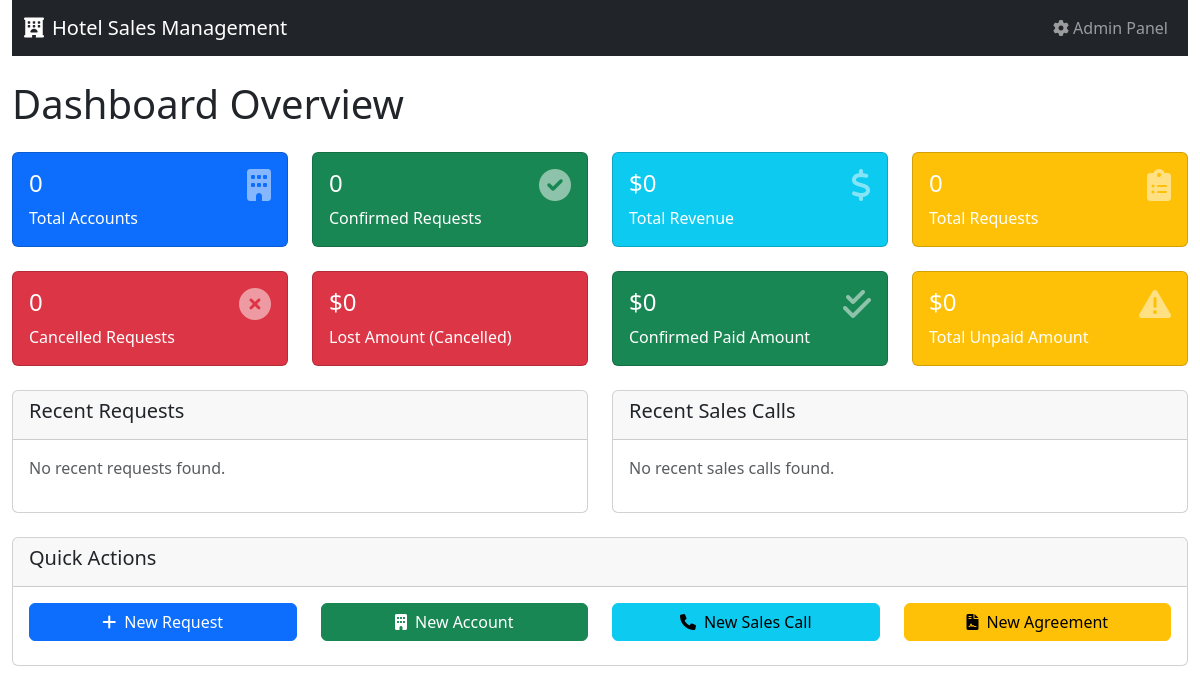
Before: /dashboard/ with the older database file.
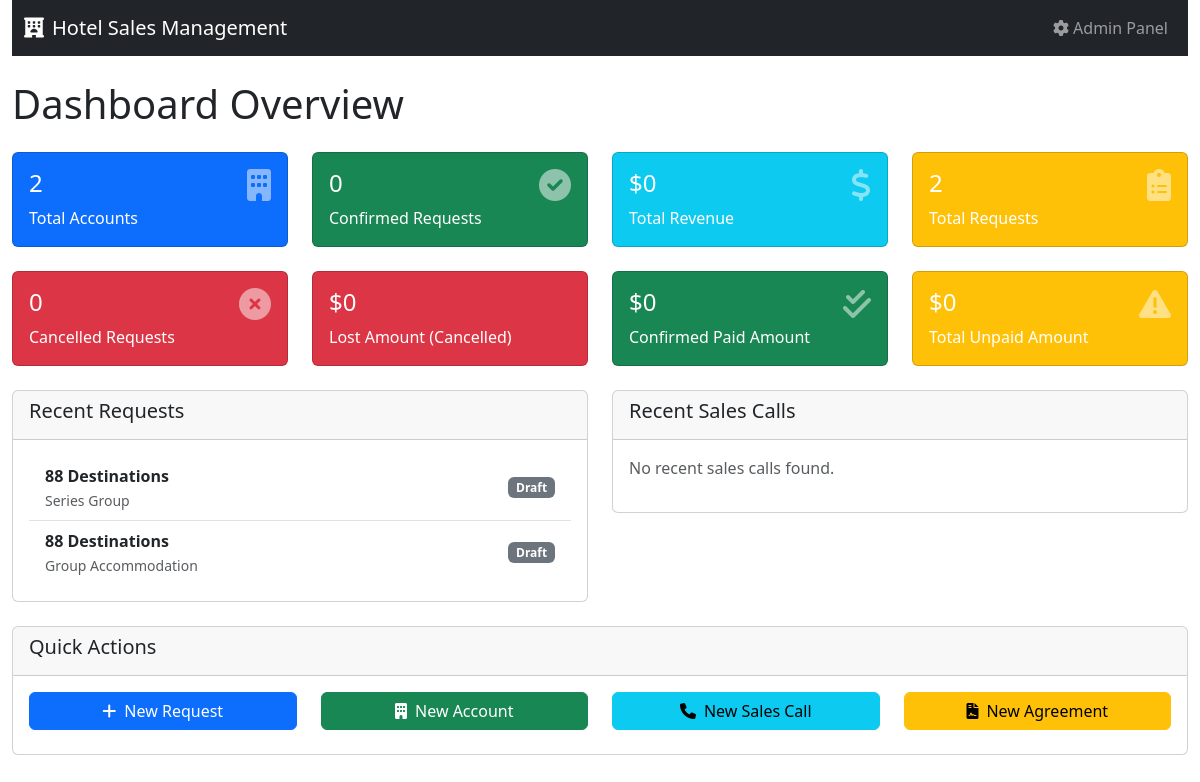
After: the same page with the newer database file.
### requests/models.py (models this page shows, shortened)
class Request(models.Model):
    REQUEST_TYPES = [
        ('Group Accommodation', 'Group Accommodation (10+ rooms)'),
        ('Individual Accommodation', 'Individual Accommodation (1-9 rooms)'),
        ('Event with Rooms', 'Event with Rooms'),
        ('Event without Rooms', 'Event without Rooms'),
        ('Series Group', 'Series Group (multiple dates)'),
    ]
    STATUS_CHOICES = [
        ('Draft', 'Draft'),
        ('Confirmed', 'Confirmed'),
        ('Cancelled', 'Cancelled'),
        ('Pending', 'Pending'),
        ('Paid', 'Paid'),
        ('Partially Paid', 'Partially Paid'),
    ]
    MEAL_PLAN_CHOICES = [
        ('RO', 'Room Only'),
        ('BB', 'Bed & Breakfast'),
        ('HB', 'Half Board (Breakfast + Dinner)'),
        ('FB', 'Full Board (All Meals)'),
    ]
    request_type = models.CharField(max_length=30, choices=REQUEST_TYPES)
    account = models.ForeignKey(Account, on_delete=models.CASCADE, related_name='requests')
    confirmation_number = models.CharField(max_length=50, unique=True, blank=True, null=True)
    request_received_date = models.DateField(default=timezone.localdate)
    check_in_date = models.DateField(null=True, blank=True)
    check_out_date = models.DateField(null=True, blank=True)
    nights = models.PositiveIntegerField(null=True, blank=True, editable=False, help_text="Automatically calculated")
    meal_plan = models.CharField(max_length=2, choices=MEAL_PLAN_CHOICES, default='RO')
    status = models.CharField(max_length=20, choices=STATUS_CHOICES, default='Draft')
    cancellation_reason = models.TextField(blank=True, help_text="Only required when status is Cancelled")
    offer_acceptance_deadline = models.DateField(null=True, blank=True)
    deposit_deadline = models.DateField(null=True, blank=True)
    full_payment_deadline = models.DateField(null=True, blank=True)
    total_cost = models.DecimalField(max_digits=10, decimal_places=2, default=Decimal('0.00'), validators=[MinValueValidator(Decimal('0.00'))], editable=False, help_text="Automatically calculated from room entries and transportation")
    total_rooms = models.PositiveIntegerField(default=0, editable=False, help_text="Total number of rooms across all entries")
    total_room_nights = models.PositiveIntegerField(default=0, editable=False, help_text="Total room nights (rooms × nights)")
    deposit_amount = models.DecimalField(max_digits=10, decimal_places=2, default=Decimal('0.00'), validators=[MinValueValidator(Decimal('0.00'))])
    paid_amount = models.DecimalField(max_digits=10, decimal_places=2, default=Decimal('0.00'), validators=[MinValueValidator(Decimal('0.00'))])
    agreement_file = models.FileField(upload_to='agreements/', blank=True, null=True)
    created_at = models.DateTimeField(default=timezone.now)
    updated_at = models.DateTimeField(auto_now=True)
    notes = models.TextField(blank=True)
    if TYPE_CHECKING:
        room_entries: 'RelatedManager[RoomEntry]'
        transportation_entries: 'RelatedManager[Transportation]'
        event_agendas: 'RelatedManager[EventAgenda]'
        series_entries: 'RelatedManager[SeriesGroupEntry]'
    class Meta:
        ordering = ['-created_at']

### accounts/models.py (models this page shows, shortened)
class Account(models.Model):
    ACCOUNT_TYPES = [
        ('Company', 'Company'),
        ('Government', 'Government'),
        ('Travel Agency', 'Travel Agency'),
    ]
    name = models.CharField(max_length=200, help_text="Company/Organization name")
    account_type = models.CharField(max_length=20, choices=ACCOUNT_TYPES)
    contact_person = models.CharField(max_length=100)
    position = models.CharField(max_length=100, blank=True)
    phone = models.CharField(max_length=20, blank=True)
    email = models.EmailField(blank=True)
    created_at = models.DateTimeField(default=timezone.now)
    class Meta:
        unique_together = ['name', 'account_type']
        ordering = ['name']

### dashboard/views.py (the view)
# urls.py: path('dashboard/', dashboard_view, name='dashboard'),
def dashboard_view(request):
    total_accounts = Account.objects.count()
    total_requests = Request.objects.count()
    confirmed_requests = Request.objects.filter(status='Confirmed').count()
    cancelled_requests = Request.objects.filter(status='Cancelled').count()
    paid_requests = Request.objects.filter(status='Paid').count()
    total_revenue = Request.objects.filter(status='Paid').aggregate(
        total=Sum('paid_amount'))['total'] or 0
    pending_revenue = Request.objects.filter(
        Q(status='Confirmed') | Q(status='Partially Paid')).aggregate(
        total=Sum('total_cost'))['total'] or 0
    cancelled_lost_amount = Request.objects.filter(status='Cancelled').aggregate(
        total=Sum('total_cost'))['total'] or 0
    confirmed_paid_amount = Request.objects.filter(status='Paid').aggregate(
        total=Sum('paid_amount'))['total'] or 0
    unpaid_total = 0
    non_cancelled_requests = Request.objects.exclude(status='Cancelled').exclude(status='Paid')
    for req in non_cancelled_requests:
        unpaid_amount = req.total_cost - req.paid_amount
        if unpaid_amount > 0:
            unpaid_total += unpaid_amount
    request_types = Request.objects.values('request_type').annotate(
        count=Count('id')).order_by('-count')
    recent_requests = Request.objects.order_by('-created_at')[:5]
    recent_sales_calls = SalesCall.objects.order_by('-visit_date')[:5]
    approaching_deadlines = Agreement.objects.filter(
        return_deadline__lte=date.today() + timedelta(days=30),
        return_deadline__gte=date.today(),
        status__in=['Draft', 'Sent']
    )
    overdue_followups = SalesCall.objects.filter(
        follow_up_required=True,
        follow_up_completed=False,
        follow_up_date__lt=date.today()
    )
    context = {
        'total_accounts': total_accounts,
        'total_requests': total_requests,
        'confirmed_requests': confirmed_requests,
        'cancelled_requests': cancelled_requests,
        'paid_requests': paid_requests,
        'total_revenue': total_revenue,
        'pending_revenue': pending_revenue,
        'cancelled_lost_amount': cancelled_lost_amount,
        'confirmed_paid_amount': confirmed_paid_amount,
        'unpaid_total': unpaid_total,
        'request_types': request_types,
        'recent_requests': recent_requests,
        'recent_sales_calls': recent_sales_calls,
        'approaching_deadlines': approaching_deadlines,
        'overdue_followups': overdue_followups,
    }
    return render(request, 'dashboard/dashboard.html', context)

### dashboard/templates/dashboard/dashboard.html (shortened to what the changed rows need)
<!DOCTYPE html>
<html lang="en">
<head>
    <link href="https://cdn.jsdelivr.net/npm/bootstrap@5.3.0/dist/css/bootstrap.min.css" rel="stylesheet">
    <link href="https://cdnjs.cloudflare.com/ajax/libs/font-awesome/6.0.0/css/all.min.css" rel="stylesheet">
</head>
<body>
    <div class="container-fluid">
        <div class="row mt-4">
            <div class="col-12">
                <h1 class="mb-4">Dashboard Overview</h1>
            </div>
        </div>
        <div class="row mb-4">
            <div class="col-md-3">
                <div class="card bg-primary text-white">
                    <div class="card-body">
                        <div class="d-flex justify-content-between">
                            <div>
                                <h4>{{ total_accounts }}</h4>
                                <p class="mb-0">Total Accounts</p>
                            </div>
                        </div>
                    </div>
                </div>
            </div>
            <div class="col-md-3">
                <div class="card bg-warning text-white">
                    <div class="card-body">
                        <div class="d-flex justify-content-between">
                            <div>
                                <h4>{{ total_requests }}</h4>
                                <p class="mb-0">Total Requests</p>
                            </div>
                        </div>
                    </div>
                </div>
            </div>
        </div>
        <div class="row">
            <div class="col-md-6">
                <div class="card">
                    <div class="card-body">
                        {% if recent_requests %}
                            <div class="list-group list-group-flush">
                                {% for request in recent_requests %}
                                <div class="list-group-item d-flex justify-content-between align-items-center">
                                    <div>
                                        <strong>{{ request.account.name }}</strong><br>
                                        <small class="text-muted">{{ request.request_type }}</small>
                                    </div>
                                    <span class="badge bg-secondary">{{ request.status }}</span>
                                </div>
                                {% endfor %}
                            </div>
                        {% else %}
                            <p class="text-muted">No recent requests found.</p>
                        {% endif %}
                    </div>
                </div>
            </div>
        </div>
    </div>
</body>
</html>

Changed rows visible on the page:
added Request: account.name "88 Destinations", request_type "Series Group", status "Draft"
added Request: account.name "88 Destinations", request_type "Group Accommodation", status "Draft"
Other visible differences:
{{ total_accounts }}: "0" → "2"
{{ total_requests }}: "0" → "2"
text no longer shown: "No recent requests found."
